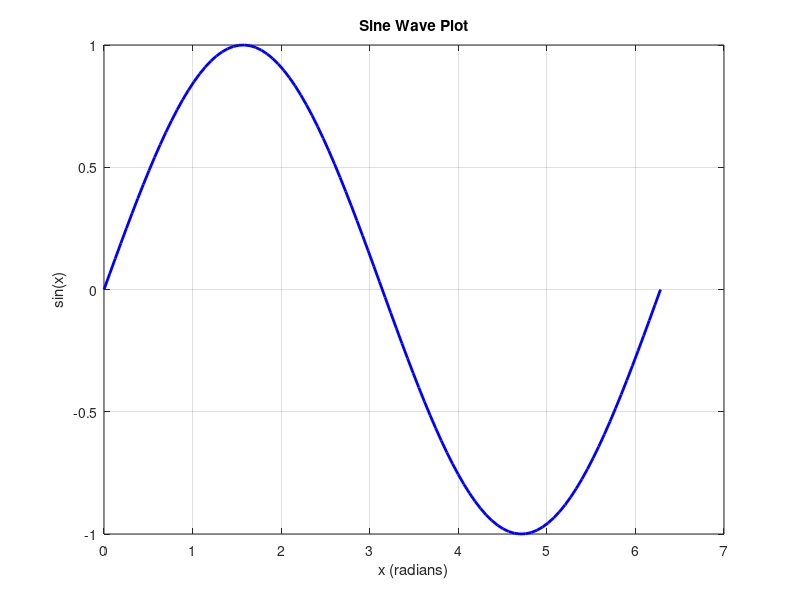

Here is the MATLAB script that generated this plot:
% Generate x values from 0 to 2*pi
x = linspace(0, 2*pi, 100);

% Calculate y values (sine of x)
y = sin(x);

% Create the plot
figure;
plot(x, y, 'b-', 'LineWidth', 2);

% Add labels and title
xlabel('x (radians)');
ylabel('sin(x)');
title('Sine Wave Plot');

% Add grid
grid on;

% Save the plot as a PNG file
saveas(gcf, 'sine_wave_plot.png');
